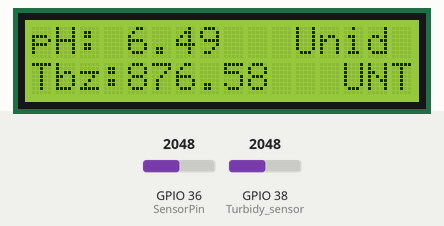
Simulated run of this sketch. Board: ESP32. Parts: 16×2 character LCD. Inputs (shaded band) come from the test bench; at power-on: GPIO 36 (SensorPin) = 2048, GPIO 38 (Turbidy_sensor) = 2048 (analog values on the 0–4095 scale). WiFi joins after 1.5 s; servers stay silent unless stated; no MQTT or app messages arrive unless stated; what the sketch prints to the serial monitor is not drawn.

Above: at 5.7 s.
5.8 s: GPIO 36 (SensorPin) set to 2866
At 14.8 s:
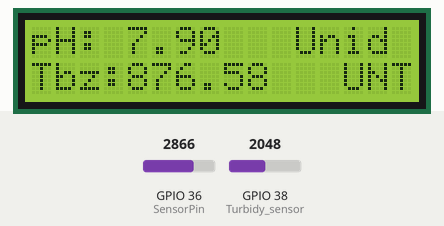
15.1 s: GPIO 38 (Turbidy_sensor) set to 2866
At 23.8 s:
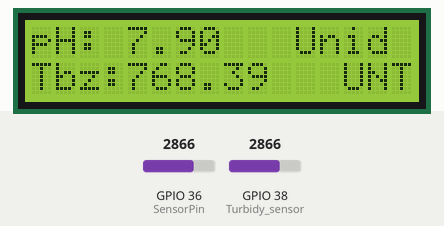
24.1 s: GPIO 36 (SensorPin) set to 3603
At 32.9 s:
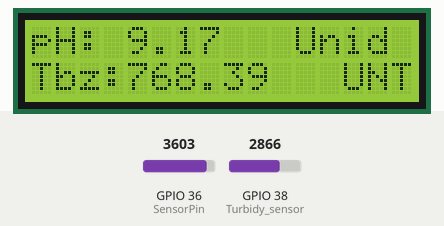
33.2 s: GPIO 38 (Turbidy_sensor) set to 3603
At 41.0 s:
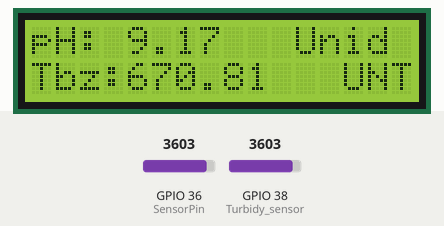
42.2 s: GPIO 36 (SensorPin) set to 4095
At 50.2 s:
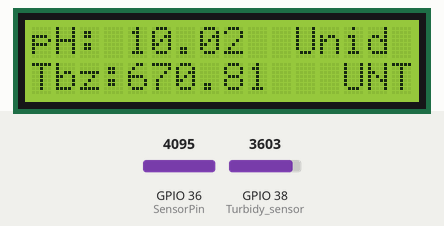
51.2 s: GPIO 38 (Turbidy_sensor) set to 4095
At 59.4 s:
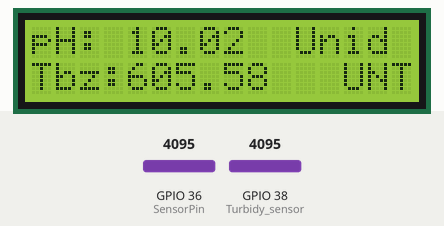
Timing chart, 0 to 60.9 s (numbered marks = the images above; inputs shaded):
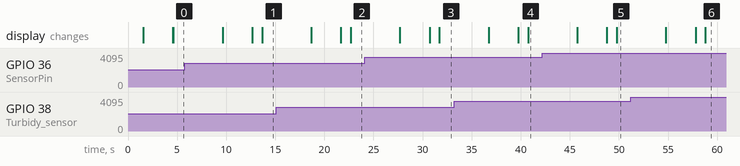

The sketch:

Asocontador.ino
```cpp
#include <LiquidCrystal.h>
#include <PubSubClient.h>
#include <ArduinoJson.h>
#include <WiFiManager.h>  // Incluye la biblioteca WiFiManager

LiquidCrystal lcd(3, 2, 4, 5, 6, 7);

#define Turbidy_sensor A2
float Tension = 0.0;
float NTU = 0.0;
#define SensorPin A0
#define ChlorinePin A1
unsigned long int avgValue;
float b;
int buf[10], temp;

// Calibración para la conversión de voltaje a UNT (turbidez)
float calibracionTurbidezK = 1.0;
float calibracionTurbidezB = 0.0;

// Calibración para la conversión de voltaje a mg/L (cloro residual)
float calibracionCloroK = 1.0;
float calibracionCloroB = 0.0;

const char* mqttServer = "broker.hivemq.com";
const int mqttPort = 1883;
const char* mqttUser = "";
const char* mqttPassword = "";
const char* mqttTopic = "Asocontador/MonitorPrincipal";

WiFiClient espClient;
PubSubClient client(espClient);

void setup() {
  // Inicia WiFiManager para configuración de WiFi
  WiFiManager wifiManager;
  wifiManager.autoConnect("Asocontador_Config");

  //set the resolution to 10 bits (0-1024)
  analogReadResolution(10);
  lcd.begin(16, 2);
  lcd.setCursor(2, 0);
  lcd.print("Tecnoparque");
  lcd.setCursor(2, 1);
  lcd.print("Nodo Pitalito");
  delay(3000);
  lcd.clear();
  lcd.setCursor(0, 0);
  lcd.print("Calidad del agua");
  lcd.setCursor(2, 1);
  lcd.print("ASOCONTADOR");
  lcd.clear();
  Serial.begin(9600);
  client.setServer(mqttServer, mqttPort);
}

void loop() {
  if (!client.connected()) {
    reconnect();
  }

  lcd.setCursor(0, 0);
  float phValue = measurePH();
  float turbidityValue = measureTurbidity();
  float chlorineValue = measureChlorine();
  displayValues(phValue, turbidityValue, chlorineValue);

  DynamicJsonDocument doc(256);
  doc["pH"] = phValue;
  doc["Turbidity"] = turbidityValue;
  doc["Chlorine"] = chlorineValue;

  char jsonBuffer[256];
  serializeJson(doc, jsonBuffer);

  client.publish(mqttTopic, jsonBuffer);
  Serial.println("Datos enviados al broker MQTT:");
  Serial.println(jsonBuffer);

  delay(1000);  // Actualizar los valores cada segundo
}

void reconnect() {
  while (!client.connected()) {
    Serial.print("Conexión MQTT...");
    if (client.connect("Monitor", mqttUser, mqttPassword)) {
      Serial.println("Conectado al broker MQTT");
    } else {
      Serial.print("Error de conexión, rc=");
      Serial.print(client.state());
      Serial.println(" Intentando de nuevo en 5 segundos");
      delay(5000);
    }
  }
}

float measurePH() {
   float pH;
  // Lee el valor de voltaje en el pin A0
  float voltage = analogRead(SensorPin) * (5.0 / 1024.0);
  pH = 1.4151 * (voltage) + 2.9487;
   return pH;
}

float measureTurbidity() {
     float turbidez;
       float voltage = analogRead(Turbidy_sensor) * (5.0 / 1024.0);
  turbidez = -108.61 * (voltage) + 1148.1;
  return turbidez;
}

float measureChlorine() {
 float chlorine=0; //Cambiar Al momento de conectar el sensor.
 // int sensorValue = analogRead(ChlorinePin);
//  float voltage = sensorValue * (5.0 / 1024.0);
 // float chlorine = calibracionCloroK * voltage + calibracionCloroB;
  return chlorine;
}

float redondeo(float p_entera, int p_decimal)
{
  float multiplicador = powf( 10.0f, p_decimal);  //redondeo a 2 decimales
  p_entera = roundf(p_entera * multiplicador) / multiplicador;
  return p_entera;
}

void displayValues(float pH, float turbidity, float chlorine) {
  lcd.setCursor(0, 0);
  lcd.print("pH: ");
  lcd.print(pH, 2);
  lcd.setCursor(11, 0);
  lcd.print("Unid");
  lcd.setCursor(0, 1);
  lcd.print("Tbz:");
  lcd.print(turbidity, 2);
  lcd.setCursor(13, 1);
  lcd.print("UNT");
  delay(5000);
  lcd.clear();
  lcd.setCursor(0, 0);
  lcd.print("Cl: ");
  lcd.print(chlorine, 2);
  lcd.setCursor(10, 0);
  lcd.print("mg/L");
  delay(3000);
  lcd.clear();
}
```
